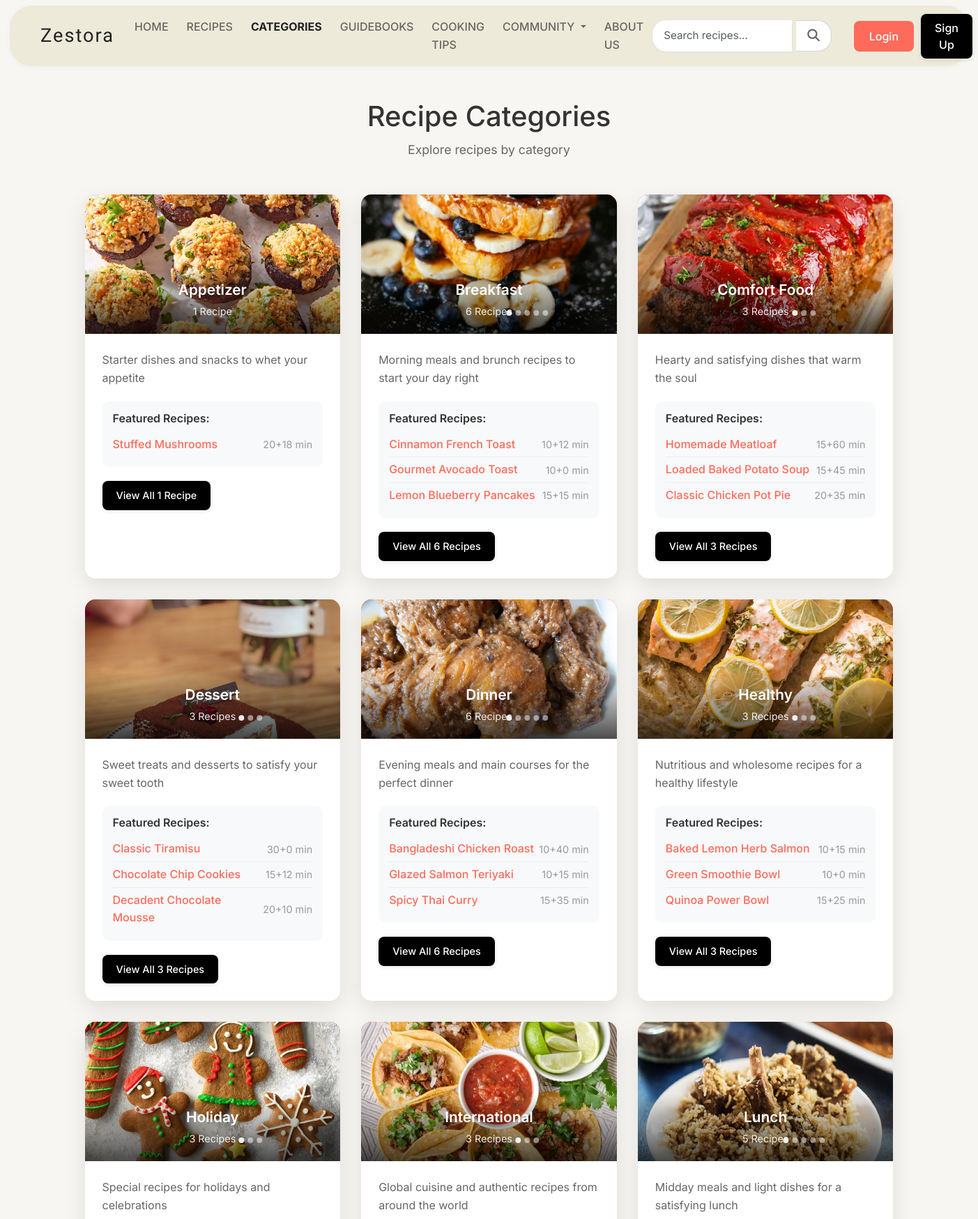
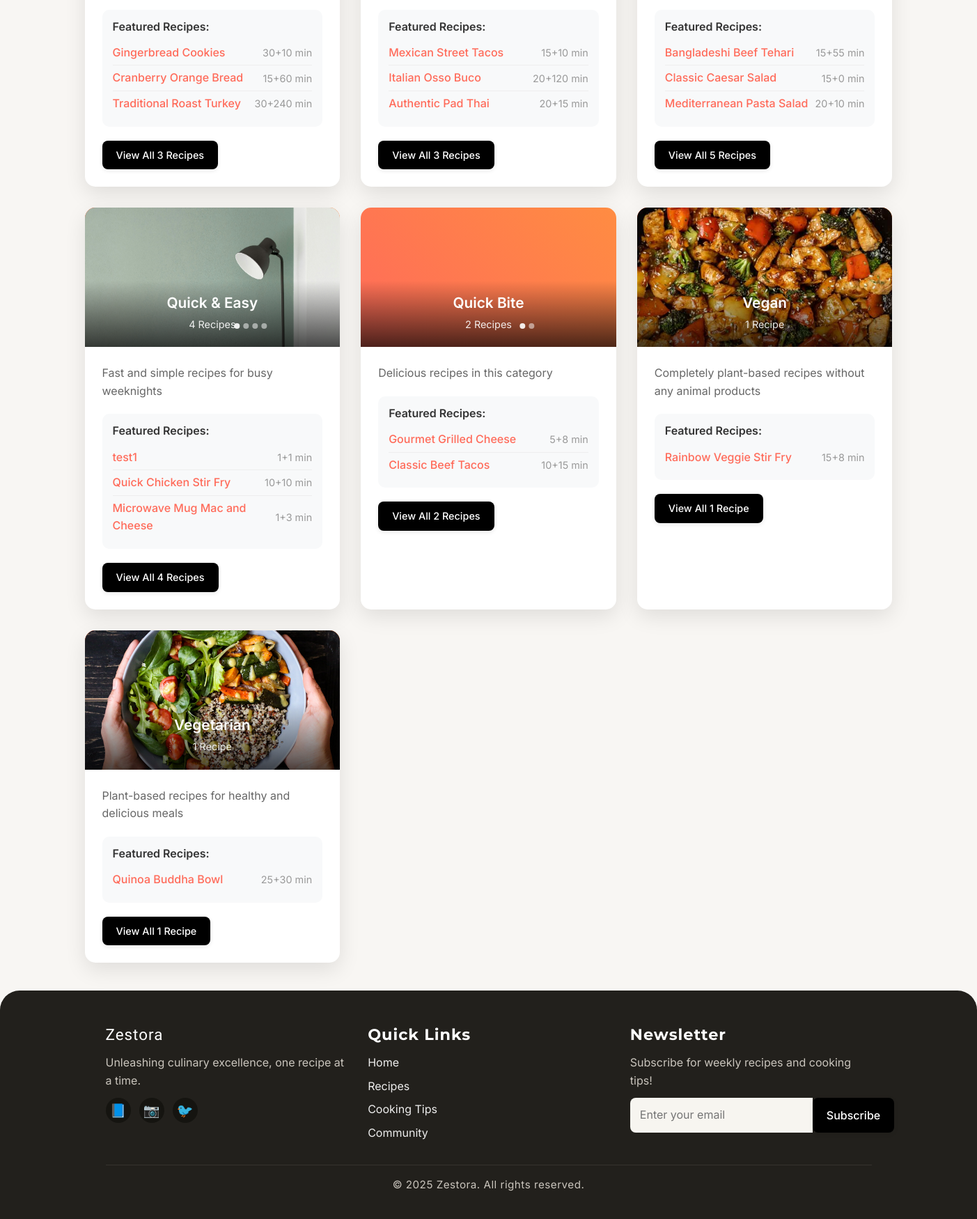
The app's page /recipes/categories/ with its own data (2 pictures, top to bottom).
### recipes/models.py (models this page shows, shortened)
class Recipe(models.Model):
    DIFFICULTY_CHOICES = [
        ('easy', 'Easy'),
        ('medium', 'Medium'),
        ('hard', 'Hard'),
    ]
    title = models.CharField(max_length=200)
    slug = models.SlugField(unique=True)
    description = models.TextField()
    ingredients = models.TextField()
    instructions = models.TextField()
    prep_time = models.IntegerField(help_text="Preparation time in minutes")
    cook_time = models.IntegerField(help_text="Cooking time in minutes")
    servings = models.IntegerField()
    difficulty = models.CharField(max_length=10, choices=DIFFICULTY_CHOICES)
    category = models.ForeignKey(Category, on_delete=models.CASCADE)
    image = models.ImageField(upload_to='recipes/', blank=True, null=True)
    author = models.ForeignKey(User, on_delete=models.CASCADE)
    featured = models.BooleanField(default=False)
    created_at = models.DateTimeField(auto_now_add=True)
    updated_at = models.DateTimeField(auto_now=True)

class Category(models.Model):
    name = models.CharField(max_length=100)
    slug = models.SlugField(unique=True)
    description = models.TextField(blank=True)
    image = models.ImageField(upload_to='categories/', blank=True, null=True)
    created_at = models.DateTimeField(auto_now_add=True)
    class Meta:
        verbose_name_plural = "Categories"

### recipes/views.py (the view)
# urls.py: path('categories/', views.category_list, name='category_list'),
def category_list(request):
    categories = Category.objects.all().order_by('name')
    categories_with_recipes = []
    for category in categories:
        category_recipes = Recipe.objects.filter(category=category).order_by('-created_at')
        sample_recipes = category_recipes[:5]  # Get up to 5 for carousel
        display_recipes = category_recipes[:3]  # Limit to 3 for display list
        categories_with_recipes.append({
            'category': category,
            'recipe_count': category_recipes.count(),
            'sample_recipes': sample_recipes,  # For carousel
            'display_recipes': display_recipes  # For text list
        })
    return render(request, 'recipes/category_list.html', {
        'categories_with_recipes': categories_with_recipes,
        'categories': categories,  # Keep for backward compatibility
        'active_page': 'categories'
    })

### templates/recipes/category_list.html (shortened to what this page needs)
{% extends 'base.html' %}
{% load static %}
{% block content %}
<div class="container">
    <div class="page-header">
        <h1>Recipe Categories</h1>
        <p>Explore recipes by category</p>
    </div>
    <div class="categories-grid">
        {% for category_data in categories_with_recipes %}
        {% with category=category_data.category %}
        <div class="category-card">
            <div class="category-image">
                {% if category.image %}
                    <img src="{{ category.image.url }}" alt="{{ category.name }}">
                {% elif category_data.sample_recipes %}
                    <div class="recipe-carousel" data-category="{{ category.id }}">
                        {% for recipe in category_data.sample_recipes %}
                            {% if recipe.image %}
                                {% load static %}
                                {% if recipe.image.name|slice:":8" == "recipes/" %}
                                    <img src="{{ recipe.image.url }}" alt="{{ recipe.title }}" class="carousel-image{% if forloop.first %} active{% endif %}">
                                {% else %}
                                    <img src="{% static recipe.image %}" alt="{{ recipe.title }}" class="carousel-image{% if forloop.first %} active{% endif %}">
                                {% endif %}
                            {% endif %}
                        {% endfor %}
                        {% if category_data.sample_recipes|length > 1 %}
                            <div class="carousel-indicators">
                                {% for recipe in category_data.sample_recipes %}
                                    {% if recipe.image %}
                                        <span class="indicator{% if forloop.first %} active{% endif %}" data-slide="{{ forloop.counter0 }}"></span>
                                    {% endif %}
                                {% endfor %}
                            </div>
                        {% endif %}
                    </div>
                {% else %}
                    <div class="placeholder-image">🍽️</div>
                {% endif %}
                <div class="category-overlay">
                    <h3 class="category-title">{{ category.name }}</h3>
                    <span class="recipe-count">{{ category_data.recipe_count }} Recipe{{ category_data.recipe_count|pluralize }}</span>
                </div>
            </div>
            <div class="category-content">
                <p>{{ category.description|default:"Delicious recipes in this category" }}</p>
                {% if category_data.display_recipes %}
                    <div class="sample-recipes">
                        <h4>Featured Recipes:</h4>
                        <ul class="recipe-list">
                            {% for recipe in category_data.display_recipes %}
                            <li class="recipe-item">
                                <a href="{% url 'recipes:recipe_detail' recipe.slug %}">{{ recipe.title }}</a>
                                <span class="recipe-time">{{ recipe.prep_time }}+{{ recipe.cook_time }} min</span>
                            </li>
                            {% endfor %}
                        </ul>
                    </div>
                {% endif %}
                {% if category.slug %}
                    <a href="{% url 'recipes:category_detail' category.slug %}" class="btn btn-primary">
                        View All {{ category_data.recipe_count }} Recipe{{ category_data.recipe_count|pluralize }}
                    </a>
                {% else %}
                    <span class="btn btn-disabled">No recipes available</span>
                {% endif %}
            </div>
        </div>
        {% endwith %}
        {% empty %}
        <div class="no-categories">
            <h3>No categories available yet</h3>
            <p>Check back later for recipe categories!</p>
        </div>
        {% endfor %}
    </div>
</div>
{% endblock %}

### static/css/styles.css (style rules this page uses)
.btn.btn-primary { background: #000; color: #fff; border: none; box-shadow: 0 2px 6px rgba(0,0,0,0.09); }
* { margin: 0; padding: 0; box-sizing: border-box; }
body { font-family: 'Inter', sans-serif; line-height: 1.6; color: #333; background-color: #f8f6f3; }
.btn { text-decoration: none; padding: 0.75rem 1.5rem; border-radius: 8px; font-weight: 500; font-size: 0.9rem; transition: all 0.3s ease; border: 2px solid transparent; cursor: pointer; display: inline-block; }
.btn-primary { background: #e85a4f; color: white; border-color: #e85a4f; }

### static/css/navbar_footer.css (style rules this page uses)
.btn.btn-primary { background: #000; color: #fff; border: none; box-shadow: 0 2px 6px rgba(0,0,0,0.09); }
.btn-primary { background: #000 !important; border-color: #000 !important; border-radius: 8px !important; font-weight: 500 !important; }

### templates/recipes/category_list.html (style rules this page uses)
.container { max-width: 1200px; margin: 0 auto; padding: 40px 20px; }
.page-header { text-align: center; margin-bottom: 50px; }
.page-header h1 { font-size: 2.5rem; color: #333; margin-bottom: 10px; }
.page-header p { color: #666; font-size: 1.1rem; }
.categories-grid { display: grid; grid-template-columns: repeat(auto-fit, minmax(300px, 1fr)); gap: 30px; }
.category-card { background: white; border-radius: 15px; overflow: hidden; box-shadow: 0 10px 30px rgba(0,0,0,0.1); transition: transform 0.3s ease; }
.category-image { height: 200px; background: linear-gradient(45deg, #ff6b5a, #ff8c42); display: flex; align-items: center; justify-content: center; position: relative; overflow: hidden; }
.category-image img { width: 100%; height: 100%; object-fit: cover; }
.recipe-carousel { width: 100%; height: 100%; position: relative; overflow: hidden; }
.carousel-image { width: 100%; height: 100%; object-fit: cover; position: absolute; top: 0; left: 0; opacity: 0; transition: opacity 1s ease-in-out; background: linear-gradient(45deg, #ff6b5a, #ff8c42); }
.carousel-image.active { opacity: 1; }
.carousel-indicators { position: absolute; bottom: 10px; left: 50%; transform: translateX(-50%); display: flex; gap: 5px; z-index: 10; }
.indicator { width: 8px; height: 8px; border-radius: 50%; background: rgba(255, 255, 255, 0.5); cursor: pointer; transition: background 0.3s ease; }
.indicator.active { background: rgba(255, 255, 255, 0.9); }
.category-overlay { position: absolute; bottom: 0; left: 0; right: 0; background: linear-gradient(transparent, rgba(0,0,0,0.7)); color: white; padding: 20px; text-align: center; }
.category-title { font-size: 1.3rem; font-weight: 600; margin: 0 0 5px 0; transition: transform 0.3s ease; }
.recipe-count { font-size: 0.9rem; opacity: 0.9; }
.category-content { padding: 25px; }
.category-content p { color: #666; margin-bottom: 20px; }
.sample-recipes { margin-bottom: 20px; padding: 15px; background: #f8f9fa; border-radius: 10px; }
.sample-recipes h4 { font-size: 1rem; color: #333; margin-bottom: 10px; font-weight: 600; }
.recipe-list { list-style: none; padding: 0; margin: 0; }
.recipe-item { display: flex; justify-content: space-between; align-items: center; padding: 5px 0; border-bottom: 1px solid #eee; }
.recipe-item:last-child { border-bottom: none; }
.recipe-item a { color: #ff6b5a; text-decoration: none; font-weight: 500; flex: 1; }
.recipe-time { color: #999; font-size: 0.9rem; font-weight: 400; }
.btn { display: inline-block; padding: 10px 20px; background: #ff6b5a; color: white; text-decoration: none; border-radius: 25px; font-weight: 600; transition: background 0.3s ease; }

### records on screen
Category: category.name "Appetizer", recipe_count "1", category.description "Starter dishes and snacks to whet your appetite"
Recipe: shows a picture, title "Stuffed Mushrooms", prep_time "20", cook_time "18"
Category: category.name "Breakfast", recipe_count "6", category.description "Morning meals and brunch recipes to start your day right"
Recipe: image (picture), title "Cinnamon French Toast", prep_time "10", cook_time "12"
Recipe: title "Gourmet Avocado Toast", prep_time "10", cook_time "0"
Recipe: title "Lemon Blueberry Pancakes", prep_time "15", cook_time "15"
Category: category.name "Comfort Food", recipe_count "3", category.description "Hearty and satisfying dishes that warm the soul"
Recipe: shows a picture, title "Homemade Meatloaf", prep_time "15", cook_time "60"
Recipe: title "Loaded Baked Potato Soup", prep_time "15", cook_time "45"
Recipe: title "Classic Chicken Pot Pie", prep_time "20", cook_time "35"
Category: category.name "Dessert", recipe_count "3", category.description "Sweet treats and desserts to satisfy your sweet tooth"
Recipe: image (picture), title "Classic Tiramisu", prep_time "30", cook_time "0"
Recipe: title "Chocolate Chip Cookies", prep_time "15", cook_time "12"
Recipe: title "Decadent Chocolate Mousse", prep_time "20", cook_time "10"
Category: category.name "Dinner", recipe_count "6", category.description "Evening meals and main courses for the perfect dinner"
Recipe: image (picture), title "Bangladeshi Chicken Roast", prep_time "10", cook_time "40"
Recipe: title "Glazed Salmon Teriyaki", prep_time "10", cook_time "15"
Recipe: title "Spicy Thai Curry", prep_time "15", cook_time "35"
Category: category.name "Healthy", recipe_count "3", category.description "Nutritious and wholesome recipes for a healthy lifestyle"
Recipe: shows a picture, title "Baked Lemon Herb Salmon", prep_time "10", cook_time "15"
Recipe: title "Green Smoothie Bowl", prep_time "10", cook_time "0"
Recipe: title "Quinoa Power Bowl", prep_time "15", cook_time "25"
Category: category.name "Holiday", recipe_count "3", category.description "Special recipes for holidays and celebrations"
Recipe: image (picture), title "Gingerbread Cookies", prep_time "30", cook_time "10"
Recipe: title "Cranberry Orange Bread", prep_time "15", cook_time "60"
Recipe: title "Traditional Roast Turkey", prep_time "30", cook_time "240"
Category: category.name "International", recipe_count "3", category.description "Global cuisine and authentic recipes from around the world"
Recipe: image (picture), title "Mexican Street Tacos", prep_time "15", cook_time "10"
Recipe: title "Italian Osso Buco", prep_time "20", cook_time "120"
Recipe: title "Authentic Pad Thai", prep_time "20", cook_time "15"
Category: category.name "Lunch", recipe_count "5", category.description "Midday meals and light dishes for a satisfying lunch"
Recipe: image (picture), title "Bangladeshi Beef Tehari", prep_time "15", cook_time "55"
Recipe: title "Classic Caesar Salad", prep_time "15", cook_time "0"
Recipe: title "Mediterranean Pasta Salad", prep_time "20", cook_time "10"
Category: category.name "Quick & Easy", recipe_count "4", category.description "Fast and simple recipes for busy weeknights"
Recipe: image (picture), title "test1", prep_time "1", cook_time "1"
Recipe: title "Quick Chicken Stir Fry", prep_time "10", cook_time "10"
Recipe: title "Microwave Mug Mac and Cheese", prep_time "1", cook_time "3"
Category: category.name "Quick Bite", recipe_count "2", category.description "Delicious recipes in this category"
Recipe: title "Gourmet Grilled Cheese", prep_time "5", cook_time "8"
Recipe: title "Classic Beef Tacos", prep_time "10", cook_time "15"
Category: category.name "Vegan", recipe_count "1", category.description "Completely plant-based recipes without any animal products"
Recipe: shows a picture, title "Rainbow Veggie Stir Fry", prep_time "15", cook_time "8"
Category: category.name "Vegetarian", recipe_count "1", category.description "Plant-based recipes for healthy and delicious meals"
Recipe: image (picture), title "Quinoa Buddha Bowl", prep_time "25", cook_time "30"
